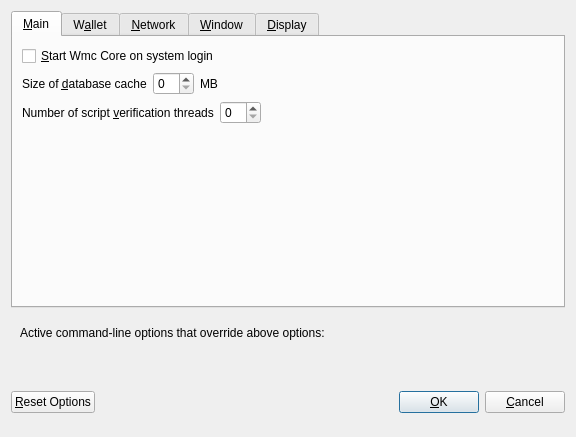
<?xml version="1.0" encoding="UTF-8"?>
<ui version="4.0">
 <class>OptionsDialog</class>
 <widget class="QDialog" name="OptionsDialog">
  <property name="geometry">
   <rect>
    <x>0</x>
    <y>0</y>
    <width>576</width>
    <height>402</height>
   </rect>
  </property>
  <property name="windowTitle">
   <string>Options</string>
  </property>
  <property name="modal">
   <bool>true</bool>
  </property>
  <layout class="QVBoxLayout" name="verticalLayout">
   <item>
    <widget class="QTabWidget" name="tabWidget">
     <property name="currentIndex">
      <number>0</number>
     </property>
     <widget class="QWidget" name="tabMain">
      <attribute name="title">
       <string>&amp;Main</string>
      </attribute>
      <layout class="QVBoxLayout" name="verticalLayout_Main">
       <item>
        <widget class="QCheckBox" name="bitcoinAtStartup">
         <property name="toolTip">
          <string>Automatically start Wmc Core after logging in to the system.</string>
         </property>
         <property name="text">
          <string>&amp;Start Wmc Core on system login</string>
         </property>
        </widget>
       </item>
       <item>
        <layout class="QHBoxLayout" name="horizontalLayout_2_Main">
         <item>
          <widget class="QLabel" name="databaseCacheLabel">
           <property name="text">
            <string>Size of &amp;database cache</string>
           </property>
           <property name="textFormat">
            <enum>Qt::PlainText</enum>
           </property>
           <property name="buddy">
            <cstring>databaseCache</cstring>
           </property>
          </widget>
         </item>
         <item>
          <widget class="QSpinBox" name="databaseCache"/>
         </item>
         <item>
          <widget class="QLabel" name="databaseCacheUnitLabel">
           <property name="text">
            <string>MB</string>
           </property>
           <property name="textFormat">
            <enum>Qt::PlainText</enum>
           </property>
          </widget>
         </item>
         <item>
          <spacer name="horizontalSpacer_2_Main">
           <property name="orientation">
            <enum>Qt::Horizontal</enum>
           </property>
           <property name="sizeHint" stdset="0">
            <size>
             <width>40</width>
             <height>20</height>
            </size>
           </property>
          </spacer>
         </item>
        </layout>
       </item>
       <item>
        <layout class="QHBoxLayout" name="horizontalLayout_3_Main">
         <item>
          <widget class="QLabel" name="threadsScriptVerifLabel">
           <property name="text">
            <string>Number of script &amp;verification threads</string>
           </property>
           <property name="textFormat">
            <enum>Qt::PlainText</enum>
           </property>
           <property name="buddy">
            <cstring>threadsScriptVerif</cstring>
           </property>
          </widget>
         </item>
         <item>
          <widget class="QSpinBox" name="threadsScriptVerif">
           <property name="toolTip">
            <string>(0 = auto, &lt;0 = leave that many cores free)</string>
           </property>
          </widget>
         </item>
         <item>
          <spacer name="horizontalSpacer_3_Main">
           <property name="orientation">
            <enum>Qt::Horizontal</enum>
           </property>
           <property name="sizeHint" stdset="0">
            <size>
             <width>40</width>
             <height>20</height>
            </size>
           </property>
          </spacer>
         </item>
        </layout>
       </item>
       <item>
        <spacer name="verticalSpacer_Main">
         <property name="orientation">
          <enum>Qt::Vertical</enum>
         </property>
         <property name="sizeHint" stdset="0">
          <size>
           <width>20</width>
           <height>40</height>
          </size>
         </property>
        </spacer>
       </item>
      </layout>
     </widget>
     <widget class="QWidget" name="tabWallet">
      <attribute name="title">
       <string>W&amp;allet</string>
      </attribute>
      <layout class="QVBoxLayout" name="verticalLayout_Wallet">
       <item>
        <widget class="QGroupBox" name="groupBox">
         <property name="title">
          <string>Expert</string>
         </property>
         <layout class="QVBoxLayout" name="verticalLayout_2">
          <item>
           <widget class="QCheckBox" name="coinControlFeatures">
            <property name="toolTip">
             <string>Whether to show coin control features or not.</string>
            </property>
            <property name="text">
             <string>Enable coin &amp;control features</string>
            </property>
           </widget>
          </item>
          <item>
           <widget class="QCheckBox" name="showMasternodesTab">
            <property name="toolTip">
             <string>Show additional tab listing all your masternodes in first sub-tab&lt;br/&gt;and all masternodes on the network in second sub-tab.</string>
            </property>
            <property name="text">
             <string>Show Masternodes Tab</string>
            </property>
           </widget>
          </item>
          <item>
           <widget class="QCheckBox" name="showAdvancedPSUI">
            <property name="toolTip">
             <string>Show additional information and buttons for PrivateSend on overview screen.</string>
            </property>
            <property name="text">
             <string>Enable advanced PrivateSend interface</string>
            </property>
           </widget>
          </item>
          <item>
           <widget class="QCheckBox" name="lowKeysWarning">
            <property name="toolTip">
             <string>Show warning dialog when PrivateSend detects that wallet has very low number of keys left.</string>
            </property>
            <property name="text">
             <string>Warn if PrivateSend is running out of keys</string>
            </property>
           </widget>
          </item>
          <item>
           <widget class="QCheckBox" name="privateSendMultiSession">
            <property name="toolTip">
             <string>Whether to use experimental PrivateSend mode with multiple mixing sessions per block.&lt;br/&gt;Note: You must use this feature carefully.&lt;br/&gt;Make sure you always have recent wallet (auto)backup in a safe place!</string>
            </property>
            <property name="text">
             <string>Enable PrivateSend &amp;multi-session</string>
            </property>
           </widget>
          </item>
          <item>
           <widget class="QCheckBox" name="spendZeroConfChange">
            <property name="toolTip">
             <string>If you disable the spending of unconfirmed change, the change from a transaction&lt;br/&gt;cannot be used until that transaction has at least one confirmation.&lt;br/&gt;This also affects how your balance is computed.</string>
            </property>
            <property name="text">
             <string>&amp;Spend unconfirmed change</string>
            </property>
           </widget>
          </item>
         </layout>
        </widget>
       </item>
       <item>
        <layout class="QHBoxLayout" name="horizontalLayout_4_Wallet">
         <item>
          <widget class="QLabel" name="label">
           <property name="toolTip">
            <string>This setting determines the amount of individual masternodes that an input will be anonymized through.&lt;br/&gt;More rounds of anonymization gives a higher degree of privacy, but also costs more in fees.</string>
           </property>
           <property name="text">
            <string>PrivateSend rounds to use</string>
           </property>
          </widget>
         </item>
         <item>
          <widget class="QSpinBox" name="privateSendRounds">
           <property name="minimum">
            <number>2</number>
           </property>
           <property name="maximum">
            <number>8</number>
           </property>
           <property name="value">
            <number>4</number>
           </property>
          </widget>
         </item>
        </layout>
       </item>
       <item>
        <layout class="QHBoxLayout" name="horizontalLayout">
         <item>
          <widget class="QLabel" name="label_2">
           <property name="toolTip">
            <string>This amount acts as a threshold to turn off PrivateSend once it's reached.</string>
           </property>
           <property name="statusTip">
            <string notr="true"/>
           </property>
           <property name="whatsThis">
            <string notr="true"/>
           </property>
           <property name="accessibleName">
            <string notr="true"/>
           </property>
           <property name="accessibleDescription">
            <string notr="true"/>
           </property>
           <property name="text">
            <string>Amount of Wmc to keep anonymized</string>
           </property>
          </widget>
         </item>
         <item>
          <widget class="QSpinBox" name="privateSendAmount">
           <property name="minimum">
            <number>2</number>
           </property>
           <property name="maximum">
            <number>2000</number>
           </property>
           <property name="singleStep">
            <number>10</number>
           </property>
           <property name="value">
            <number>1000</number>
           </property>
          </widget>
         </item>
        </layout>
       </item>
       <item>
        <spacer name="verticalSpacer_Wallet">
         <property name="orientation">
          <enum>Qt::Vertical</enum>
         </property>
         <property name="sizeHint" stdset="0">
          <size>
           <width>20</width>
           <height>40</height>
          </size>
         </property>
        </spacer>
       </item>
      </layout>
     </widget>
     <widget class="QWidget" name="tabNetwork">
      <attribute name="title">
       <string>&amp;Network</string>
      </attribute>
      <layout class="QVBoxLayout" name="verticalLayout_Network">
       <item>
        <widget class="QCheckBox" name="mapPortUpnp">
         <property name="toolTip">
          <string>Automatically open the Wmc Core client port on the router. This only works when your router supports UPnP and it is enabled.</string>
         </property>
         <property name="text">
          <string>Map port using &amp;UPnP</string>
         </property>
        </widget>
       </item>
       <item>
        <widget class="QCheckBox" name="allowIncoming">
         <property name="toolTip">
          <string>Accept connections from outside</string>
         </property>
         <property name="text">
          <string>Allow incoming connections</string>
         </property>
        </widget>
       </item>
       <item>
        <widget class="QCheckBox" name="connectSocks">
         <property name="toolTip">
          <string>Connect to the Wmc network through a SOCKS5 proxy.</string>
         </property>
         <property name="text">
          <string>&amp;Connect through SOCKS5 proxy (default proxy):</string>
         </property>
        </widget>
       </item>
       <item>
        <layout class="QHBoxLayout" name="horizontalLayout_1_Network">
         <item>
          <widget class="QLabel" name="proxyIpLabel">
           <property name="text">
            <string>Proxy &amp;IP:</string>
           </property>
           <property name="textFormat">
            <enum>Qt::PlainText</enum>
           </property>
           <property name="buddy">
            <cstring>proxyIp</cstring>
           </property>
          </widget>
         </item>
         <item>
          <widget class="QValidatedLineEdit" name="proxyIp">
           <property name="minimumSize">
            <size>
             <width>140</width>
             <height>0</height>
            </size>
           </property>
           <property name="maximumSize">
            <size>
             <width>140</width>
             <height>16777215</height>
            </size>
           </property>
           <property name="toolTip">
            <string>IP address of the proxy (e.g. IPv4: 127.0.0.1 / IPv6: ::1)</string>
           </property>
          </widget>
         </item>
         <item>
          <widget class="QLabel" name="proxyPortLabel">
           <property name="text">
            <string>&amp;Port:</string>
           </property>
           <property name="textFormat">
            <enum>Qt::PlainText</enum>
           </property>
           <property name="buddy">
            <cstring>proxyPort</cstring>
           </property>
          </widget>
         </item>
         <item>
          <widget class="QLineEdit" name="proxyPort">
           <property name="minimumSize">
            <size>
             <width>55</width>
             <height>0</height>
            </size>
           </property>
           <property name="maximumSize">
            <size>
             <width>55</width>
             <height>16777215</height>
            </size>
           </property>
           <property name="toolTip">
            <string>Port of the proxy (e.g. 9050)</string>
           </property>
          </widget>
         </item>
         <item>
          <spacer name="horizontalSpacer_1_Network">
           <property name="orientation">
            <enum>Qt::Horizontal</enum>
           </property>
           <property name="sizeHint" stdset="0">
            <size>
             <width>40</width>
             <height>20</height>
            </size>
           </property>
          </spacer>
         </item>
        </layout>
       </item>
       <item>
        <layout class="QHBoxLayout" name="horizontalLayout_2_Network">
         <item>
          <widget class="QLabel" name="proxyActiveNets">
           <property name="text">
            <string>Used for reaching peers via:</string>
           </property>
           <property name="textFormat">
            <enum>Qt::PlainText</enum>
           </property>
          </widget>
         </item>
         <item>
          <widget class="QCheckBox" name="proxyReachIPv4">
           <property name="enabled">
            <bool>false</bool>
           </property>
           <property name="toolTip">
            <string>Shows, if the supplied default SOCKS5 proxy is used to reach peers via this network type.</string>
           </property>
           <property name="text">
            <string/>
           </property>
          </widget>
         </item>
         <item>
          <widget class="QLabel" name="proxyReachIPv4Label">
           <property name="text">
            <string>IPv4</string>
           </property>
           <property name="textFormat">
            <enum>Qt::PlainText</enum>
           </property>
          </widget>
         </item>
         <item>
          <widget class="QCheckBox" name="proxyReachIPv6">
           <property name="enabled">
            <bool>false</bool>
           </property>
           <property name="toolTip">
            <string>Shows, if the supplied default SOCKS5 proxy is used to reach peers via this network type.</string>
           </property>
           <property name="text">
            <string/>
           </property>
          </widget>
         </item>
         <item>
          <widget class="QLabel" name="proxyReachIPv6Label">
           <property name="text">
            <string>IPv6</string>
           </property>
           <property name="textFormat">
            <enum>Qt::PlainText</enum>
           </property>
          </widget>
         </item>
         <item>
          <widget class="QCheckBox" name="proxyReachTor">
           <property name="enabled">
            <bool>false</bool>
           </property>
           <property name="toolTip">
            <string>Shows, if the supplied default SOCKS5 proxy is used to reach peers via this network type.</string>
           </property>
           <property name="text">
            <string/>
           </property>
          </widget>
         </item>
         <item>
          <widget class="QLabel" name="proxyReachTorLabel">
           <property name="text">
            <string>Tor</string>
           </property>
           <property name="textFormat">
            <enum>Qt::PlainText</enum>
           </property>
          </widget>
         </item>
         <item>
          <spacer name="horizontalSpacer_2_Network">
           <property name="orientation">
            <enum>Qt::Horizontal</enum>
           </property>
           <property name="sizeHint" stdset="0">
            <size>
             <width>40</width>
             <height>20</height>
            </size>
           </property>
          </spacer>
         </item>
        </layout>
       </item>
       <item>
        <widget class="QCheckBox" name="connectSocksTor">
         <property name="toolTip">
          <string>Connect to the Wmc network through a separate SOCKS5 proxy for Tor hidden services.</string>
         </property>
         <property name="text">
          <string>Use separate SOCKS5 proxy to reach peers via Tor hidden services:</string>
         </property>
        </widget>
       </item>
       <item>
        <layout class="QHBoxLayout" name="horizontalLayout_3_Network">
         <item>
          <widget class="QLabel" name="proxyIpTorLabel">
           <property name="text">
            <string>Proxy &amp;IP:</string>
           </property>
           <property name="textFormat">
            <enum>Qt::PlainText</enum>
           </property>
           <property name="buddy">
            <cstring>proxyIpTor</cstring>
           </property>
          </widget>
         </item>
         <item>
          <widget class="QValidatedLineEdit" name="proxyIpTor">
           <property name="minimumSize">
            <size>
             <width>140</width>
             <height>0</height>
            </size>
           </property>
           <property name="maximumSize">
            <size>
             <width>140</width>
             <height>16777215</height>
            </size>
           </property>
           <property name="toolTip">
            <string>IP address of the proxy (e.g. IPv4: 127.0.0.1 / IPv6: ::1)</string>
           </property>
          </widget>
         </item>
         <item>
          <widget class="QLabel" name="proxyPortTorLabel">
           <property name="text">
            <string>&amp;Port:</string>
           </property>
           <property name="textFormat">
            <enum>Qt::PlainText</enum>
           </property>
           <property name="buddy">
            <cstring>proxyPortTor</cstring>
           </property>
          </widget>
         </item>
         <item>
          <widget class="QLineEdit" name="proxyPortTor">
           <property name="minimumSize">
            <size>
             <width>55</width>
             <height>0</height>
            </size>
           </property>
           <property name="maximumSize">
            <size>
             <width>55</width>
             <height>16777215</height>
            </size>
           </property>
           <property name="toolTip">
            <string>Port of the proxy (e.g. 9050)</string>
           </property>
          </widget>
         </item>
         <item>
          <spacer name="horizontalSpacer_4_Network">
           <property name="orientation">
            <enum>Qt::Horizontal</enum>
           </property>
           <property name="sizeHint" stdset="0">
            <size>
             <width>40</width>
             <height>20</height>
            </size>
           </property>
          </spacer>
         </item>
        </layout>
       </item>
       <item>
        <spacer name="verticalSpacer_Network">
         <property name="orientation">
          <enum>Qt::Vertical</enum>
         </property>
         <property name="sizeHint" stdset="0">
          <size>
           <width>20</width>
           <height>40</height>
          </size>
         </property>
        </spacer>
       </item>
      </layout>
     </widget>
     <widget class="QWidget" name="tabWindow">
      <attribute name="title">
       <string>&amp;Window</string>
      </attribute>
      <layout class="QVBoxLayout" name="verticalLayout_Window">
       <item>
        <widget class="QCheckBox" name="minimizeToTray">
         <property name="toolTip">
          <string>Show only a tray icon after minimizing the window.</string>
         </property>
         <property name="text">
          <string>&amp;Minimize to the tray instead of the taskbar</string>
         </property>
        </widget>
       </item>
       <item>
        <widget class="QCheckBox" name="minimizeOnClose">
         <property name="toolTip">
          <string>Minimize instead of exit the application when the window is closed. When this option is enabled, the application will be closed only after selecting Exit in the menu.</string>
         </property>
         <property name="text">
          <string>M&amp;inimize on close</string>
         </property>
        </widget>
       </item>
       <item>
        <spacer name="verticalSpacer_Window">
         <property name="orientation">
          <enum>Qt::Vertical</enum>
         </property>
         <property name="sizeHint" stdset="0">
          <size>
           <width>20</width>
           <height>40</height>
          </size>
         </property>
        </spacer>
       </item>
      </layout>
     </widget>
     <widget class="QWidget" name="tabDisplay">
      <attribute name="title">
       <string>&amp;Display</string>
      </attribute>
      <layout class="QVBoxLayout" name="verticalLayout_Display">
       <item>
        <layout class="QHBoxLayout" name="horizontalLayout_1_Display">
         <item>
          <widget class="QLabel" name="langLabel">
           <property name="text">
            <string>User Interface &amp;language:</string>
           </property>
           <property name="textFormat">
            <enum>Qt::PlainText</enum>
           </property>
           <property name="buddy">
            <cstring>lang</cstring>
           </property>
          </widget>
         </item>
         <item>
          <widget class="QValueComboBox" name="lang">
           <property name="toolTip">
            <string>The user interface language can be set here. This setting will take effect after restarting Wmc Core.</string>
           </property>
          </widget>
         </item>
        </layout>
       </item>
       <item>
        <widget class="QLabel" name="label_3">
         <property name="toolTip">
          <string notr="true"/>
         </property>
         <property name="statusTip">
          <string notr="true"/>
         </property>
         <property name="whatsThis">
          <string notr="true"/>
         </property>
         <property name="accessibleName">
          <string notr="true"/>
         </property>
         <property name="text">
          <string>Language missing or translation incomplete? Help contributing translations here:
https://www.transifex.com/projects/p/wmc/</string>
         </property>
         <property name="wordWrap">
          <bool>true</bool>
         </property>
         <property name="openExternalLinks">
          <bool>true</bool>
         </property>
         <property name="textInteractionFlags">
          <set>Qt::TextBrowserInteraction</set>
         </property>
        </widget>
       </item>
       <item>
        <layout class="QHBoxLayout" name="horizontalLayout_4_Display" stretch="0,0">
         <item>
          <widget class="QLabel" name="themeLabel">
           <property name="text">
            <string>User Interface Theme:</string>
           </property>
          </widget>
         </item>
         <item>
          <widget class="QValueComboBox" name="theme"/>
         </item>
        </layout>
       </item>
       <item>
        <widget class="Line" name="line">
         <property name="orientation">
          <enum>Qt::Horizontal</enum>
         </property>
        </widget>
       </item>
       <item>
        <layout class="QHBoxLayout" name="horizontalLayout_2_Display">
         <item>
          <widget class="QLabel" name="unitLabel">
           <property name="text">
            <string>&amp;Unit to show amounts in:</string>
           </property>
           <property name="textFormat">
            <enum>Qt::PlainText</enum>
           </property>
           <property name="buddy">
            <cstring>unit</cstring>
           </property>
          </widget>
         </item>
         <item>
          <widget class="QValueComboBox" name="unit">
           <property name="toolTip">
            <string>Choose the default subdivision unit to show in the interface and when sending coins.</string>
           </property>
          </widget>
         </item>
        </layout>
       </item>
       <item>
        <layout class="QHBoxLayout" name="horizontalLayout_5_Display">
         <item>
          <widget class="QLabel" name="digitsLabel">
           <property name="text">
            <string>Decimal digits</string>
           </property>
          </widget>
         </item>
         <item>
          <widget class="QValueComboBox" name="digits"/>
         </item>
        </layout>
       </item>
       <item>
        <layout class="QHBoxLayout" name="horizontalLayout_3_Display">
         <item>
          <widget class="QLabel" name="thirdPartyTxUrlsLabel">
           <property name="toolTip">
            <string>Third party URLs (e.g. a block explorer) that appear in the transactions tab as context menu items.&lt;br/&gt;%s in the URL is replaced by transaction hash. Multiple URLs are separated by vertical bar |.</string>
           </property>
           <property name="text">
            <string>Third party transaction URLs</string>
           </property>
           <property name="buddy">
            <cstring>thirdPartyTxUrls</cstring>
           </property>
          </widget>
         </item>
         <item>
          <widget class="QLineEdit" name="thirdPartyTxUrls">
           <property name="toolTip">
            <string>Third party URLs (e.g. a block explorer) that appear in the transactions tab as context menu items.&lt;br/&gt;%s in the URL is replaced by transaction hash. Multiple URLs are separated by vertical bar |.</string>
           </property>
          </widget>
         </item>
        </layout>
       </item>
       <item>
        <spacer name="verticalSpacer">
         <property name="orientation">
          <enum>Qt::Vertical</enum>
         </property>
         <property name="sizeHint" stdset="0">
          <size>
           <width>20</width>
           <height>40</height>
          </size>
         </property>
        </spacer>
       </item>
      </layout>
     </widget>
    </widget>
   </item>
   <item>
    <widget class="QFrame" name="frame">
     <layout class="QVBoxLayout" name="verticalLayout_Bottom">
      <item>
       <layout class="QHBoxLayout" name="horizontalLayout_Bottom">
        <item>
         <widget class="QLabel" name="overriddenByCommandLineInfoLabel">
          <property name="text">
           <string>Active command-line options that override above options:</string>
          </property>
          <property name="textFormat">
           <enum>Qt::PlainText</enum>
          </property>
         </widget>
        </item>
        <item>
         <spacer name="horizontalSpacer_Bottom">
          <property name="orientation">
           <enum>Qt::Horizontal</enum>
          </property>
          <property name="sizeHint" stdset="0">
           <size>
            <width>40</width>
            <height>20</height>
           </size>
          </property>
         </spacer>
        </item>
       </layout>
      </item>
      <item>
       <widget class="QLabel" name="overriddenByCommandLineLabel">
        <property name="text">
         <string/>
        </property>
        <property name="textFormat">
         <enum>Qt::PlainText</enum>
        </property>
        <property name="wordWrap">
         <bool>true</bool>
        </property>
       </widget>
      </item>
     </layout>
    </widget>
   </item>
   <item>
    <layout class="QHBoxLayout" name="horizontalLayout_Buttons">
     <item>
      <widget class="QPushButton" name="resetButton">
       <property name="toolTip">
        <string>Reset all client options to default.</string>
       </property>
       <property name="text">
        <string>&amp;Reset Options</string>
       </property>
       <property name="autoDefault">
        <bool>false</bool>
       </property>
      </widget>
     </item>
     <item>
      <spacer name="horizontalSpacer_1">
       <property name="orientation">
        <enum>Qt::Horizontal</enum>
       </property>
       <property name="sizeHint" stdset="0">
        <size>
         <width>40</width>
         <height>48</height>
        </size>
       </property>
      </spacer>
     </item>
     <item>
      <widget class="QLabel" name="statusLabel">
       <property name="minimumSize">
        <size>
         <width>200</width>
         <height>0</height>
        </size>
       </property>
       <property name="font">
        <font>
         <weight>75</weight>
         <bold>true</bold>
        </font>
       </property>
       <property name="text">
        <string/>
       </property>
       <property name="textFormat">
        <enum>Qt::PlainText</enum>
       </property>
       <property name="wordWrap">
        <bool>true</bool>
       </property>
      </widget>
     </item>
     <item>
      <spacer name="horizontalSpacer_2">
       <property name="orientation">
        <enum>Qt::Horizontal</enum>
       </property>
       <property name="sizeHint" stdset="0">
        <size>
         <width>40</width>
         <height>48</height>
        </size>
       </property>
      </spacer>
     </item>
     <item>
      <widget class="QPushButton" name="okButton">
       <property name="text">
        <string>&amp;OK</string>
       </property>
       <property name="autoDefault">
        <bool>false</bool>
       </property>
       <property name="default">
        <bool>true</bool>
       </property>
      </widget>
     </item>
     <item>
      <widget class="QPushButton" name="cancelButton">
       <property name="text">
        <string>&amp;Cancel</string>
       </property>
       <property name="autoDefault">
        <bool>false</bool>
       </property>
      </widget>
     </item>
    </layout>
   </item>
  </layout>
 </widget>
 <customwidgets>
  <customwidget>
   <class>QValidatedLineEdit</class>
   <extends>QLineEdit</extends>
   <header>qvalidatedlineedit.h</header>
  </customwidget>
  <customwidget>
   <class>QValueComboBox</class>
   <extends>QComboBox</extends>
   <header>qvaluecombobox.h</header>
  </customwidget>
 </customwidgets>
 <resources/>
 <connections/>
</ui>
